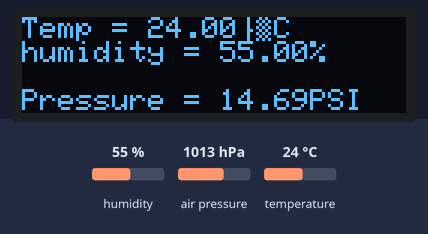
This sketch was run on a simulated Arduino Nano 33 BLE. Shown: 128×32 one-colour display. Inputs (shaded band) come from the test bench; at power-on: humidity 55 %, air pressure 1013 hPa, temperature 24 °C. What the sketch prints to the serial monitor is not drawn.

Above: at 7.2 s.
7.3 s: humidity set to 22 %
At 8.6 s:
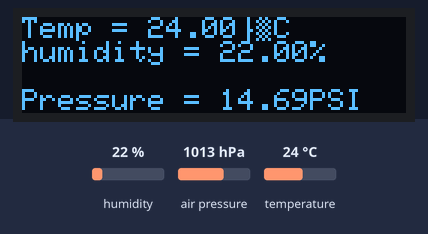
9.6 s: air pressure set to 952 hPa
At 11.3 s:
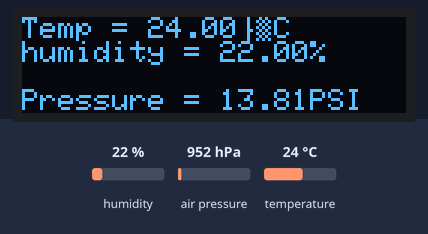
11.6 s: temperature set to 12 °C
At 13.1 s:
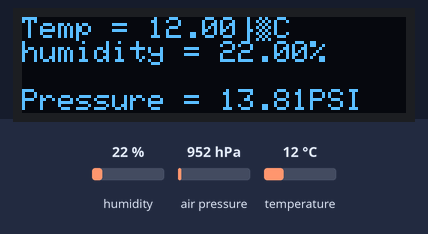
13.6 s: humidity set to 40 %
At 14.8 s:
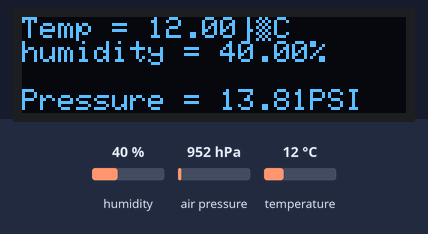
Timing chart, 0 to 16.6 s (numbered marks = the images above; inputs shaded):
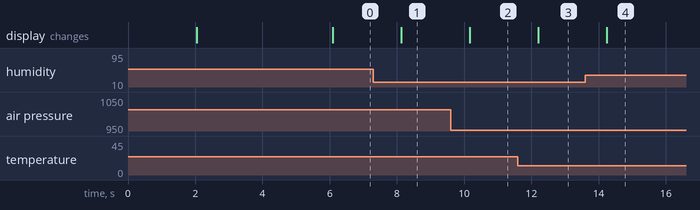

The sketch:

BLE33_1.ino
```cpp
/*
 * EnvironmentSensorTests.ino
 *
 * A simple comparision of several different enviroment sensors.
 * The DHT11 sensor uses the Timer class available in mbed OS
 * to get a timer with a greater precision than the default on
 * the Nano 33 BLE Sense.
 *
 */
#include <Wire.h>
#include <Arduino_HTS221.h>
#include <Arduino_LPS22HB.h>
#include <Adafruit_Sensor.h>
#define NO_ADAFRUIT_SSD1306_COLOR_COMPATIBILITY
#include <Adafruit_GFX.h>
#include <Adafruit_SSD1306.h>


// the OLED display
Adafruit_SSD1306 display(128, 32);
#define SCREEN_WIDTH 128
#define SCREEN_HEIGHT 32

//Adafruit_SSD1306 display(SCREEN_WIDTH, SCREEN_HEIGHT, &Wire, -1);

// 'logo_Analytics_Logo(1)', 128x32px
const unsigned char myBitmap [] PROGMEM = {
  0x00, 0x00, 0x00, 0x00, 0x00, 0x00, 0x00, 0x00, 0x00, 0x00, 0x00, 0x00, 0x00, 0x00, 0x00, 0x00,
  0x00, 0x00, 0x00, 0x00, 0x00, 0x00, 0x00, 0x00, 0x00, 0x00, 0x00, 0x00, 0x00, 0x00, 0x00, 0x00,
  0x00, 0x00, 0x00, 0x30, 0x00, 0x00, 0x00, 0x00, 0x00, 0x00, 0x00, 0x00, 0x00, 0x00, 0x00, 0x00,
  0x00, 0x00, 0x00, 0x7c, 0x00, 0x00, 0x00, 0x00, 0x00, 0x00, 0x00, 0x00, 0x00, 0x00, 0x00, 0x00,
  0x00, 0x00, 0x00, 0xfe, 0x00, 0x00, 0x00, 0x01, 0x00, 0x80, 0x00, 0x00, 0x00, 0x00, 0x00, 0x00,
  0x00, 0x00, 0x01, 0xff, 0x00, 0x00, 0x63, 0x03, 0x60, 0xc0, 0x00, 0x00, 0x00, 0x00, 0x00, 0x00,
  0x00, 0x00, 0x03, 0xff, 0x00, 0x00, 0x63, 0x03, 0x00, 0xc0, 0x00, 0x00, 0x00, 0x00, 0x00, 0x00,
  0x00, 0x00, 0x03, 0xcf, 0x80, 0x00, 0x66, 0x7b, 0x67, 0xd3, 0x78, 0x00, 0x00, 0x00, 0x00, 0x00,
  0x00, 0x00, 0x07, 0xc7, 0x80, 0x00, 0x36, 0x5b, 0x6f, 0xd3, 0x60, 0x00, 0x00, 0x00, 0x00, 0x00,
  0x00, 0x00, 0x07, 0x87, 0xc0, 0x00, 0x36, 0x7b, 0x6c, 0xd3, 0x70, 0x00, 0x00, 0x00, 0x00, 0x00,
  0x00, 0x00, 0x07, 0x83, 0xc0, 0x00, 0x3c, 0xfb, 0x6c, 0xdb, 0x38, 0x00, 0x00, 0x00, 0x00, 0x00,
  0x00, 0x00, 0x0f, 0x03, 0xc0, 0x00, 0x1c, 0xdb, 0x6f, 0xdf, 0x58, 0x00, 0x00, 0x00, 0x00, 0x00,
  0x00, 0x00, 0x0f, 0xbf, 0xc0, 0x00, 0x18, 0x7b, 0x67, 0x9f, 0x70, 0x00, 0x00, 0x00, 0x00, 0x00,
  0x00, 0x00, 0x0f, 0xff, 0xe0, 0x00, 0x00, 0x00, 0x00, 0x00, 0x00, 0x00, 0x00, 0x00, 0x00, 0x00,
  0x00, 0x00, 0x0f, 0xff, 0xe0, 0x00, 0x00, 0x00, 0x00, 0x00, 0x00, 0x00, 0x00, 0x00, 0x00, 0x00,
  0x00, 0x00, 0x1f, 0xff, 0xf8, 0x00, 0x00, 0x00, 0x00, 0x00, 0x00, 0x00, 0x00, 0x00, 0x00, 0x00,
  0x00, 0x00, 0x3f, 0x87, 0xfc, 0x00, 0x00, 0x00, 0x00, 0x00, 0x00, 0x00, 0x00, 0x00, 0x00, 0x00,
  0x00, 0x00, 0x7f, 0x83, 0xfe, 0x00, 0x00, 0x00, 0x00, 0x00, 0x00, 0x00, 0x00, 0x00, 0x00, 0x00,
  0x00, 0x00, 0xff, 0x87, 0xfe, 0x00, 0x00, 0x00, 0x00, 0x00, 0x00, 0x00, 0x00, 0x00, 0x00, 0x00,
  0x00, 0x01, 0xf7, 0xc7, 0x9f, 0x00, 0x00, 0x00, 0x04, 0x00, 0x20, 0x00, 0x00, 0x00, 0x00, 0x00,
  0x00, 0x01, 0xe3, 0xef, 0x8f, 0x00, 0x1c, 0x00, 0x06, 0x02, 0x20, 0x00, 0x00, 0x00, 0x00, 0x00,
  0x00, 0x03, 0xe3, 0xff, 0x07, 0x80, 0x1c, 0x00, 0x06, 0x07, 0x20, 0x00, 0x00, 0x00, 0x00, 0x00,
  0x00, 0x03, 0xc1, 0xff, 0x07, 0x80, 0x3c, 0x7d, 0xe7, 0x9f, 0xa7, 0xb8, 0x00, 0x00, 0x00, 0x00,
  0x00, 0x03, 0xc1, 0xfe, 0x07, 0xc0, 0x36, 0x6c, 0x36, 0xdf, 0x2e, 0x60, 0x00, 0x00, 0x00, 0x00,
  0x00, 0x03, 0xff, 0xff, 0xff, 0xc0, 0x3e, 0x4d, 0xf6, 0xf3, 0x3c, 0x38, 0x00, 0x00, 0x00, 0x00,
  0x00, 0x07, 0xff, 0xff, 0xff, 0xc0, 0x7e, 0xcd, 0xb6, 0xf3, 0x3c, 0x18, 0x00, 0x00, 0x00, 0x00,
  0x00, 0x03, 0xff, 0xff, 0xff, 0x80, 0x63, 0xcd, 0xf6, 0x73, 0xa7, 0xf8, 0x00, 0x00, 0x00, 0x00,
  0x00, 0x01, 0xff, 0x87, 0xfe, 0x00, 0x43, 0x4d, 0xe4, 0x63, 0xa7, 0x38, 0x00, 0x00, 0x00, 0x00,
  0x00, 0x00, 0x00, 0x00, 0x00, 0x00, 0x00, 0x00, 0x00, 0x60, 0x00, 0x00, 0x00, 0x00, 0x00, 0x00,
  0x00, 0x00, 0x00, 0x00, 0x00, 0x00, 0x00, 0x00, 0x00, 0x40, 0x00, 0x00, 0x00, 0x00, 0x00, 0x00,
  0x00, 0x00, 0x00, 0x00, 0x00, 0x00, 0x00, 0x00, 0x00, 0x00, 0x00, 0x00, 0x00, 0x00, 0x00, 0x00,
  0x00, 0x00, 0x00, 0x00, 0x00, 0x00, 0x00, 0x00, 0x00, 0x00, 0x00, 0x00, 0x00, 0x00, 0x00, 0x00
};

void setup() {
  Serial.begin(9600);

  if(!display.begin(SSD1306_SWITCHCAPVCC, 0x3C)) {
    Serial.println(F("SSD1306 allocation failed"));
    for(;;);
  }
  delay(2000); // Pause for 2 seconds

  // Clear the buffer.
  display.clearDisplay();

  // Draw bitmap on the screen
  display.drawBitmap(0, 0, myBitmap, 128, 32, 1);
  display.display();
  delay(4000);


  // put your setup code here, to run once:


  if (!HTS.begin()) {
    Serial.println("Error initializing HTS sensor\n");
    while (1);
  }
  if (!BARO.begin()) {
    Serial.println("Failed to initialize pressure sensor!");
    while (1);
  }

  if (!display.begin(SSD1306_SWITCHCAPVCC, 0x3C)) {
    Serial.println("Error initializing OLED display\n");
    while (1);
  }

  Serial.print("Clock = ");
  Serial.println(SystemCoreClock);
}

void loop() {
  float hts_temp, hts_humidity;

  hts_temp = HTS.readTemperature();
  hts_humidity = HTS.readHumidity();
  float pressure = BARO.readPressure(PSI);


  // HTS221 - on board on the Nano 33 BLE Sense
//  Serial.print("HTS temp = ");
//  Serial.print(hts_temp);
//  Serial.print(", humidity = ");
//  Serial.println(hts_humidity);

  display.clearDisplay();
  display.setTextColor(SSD1306_WHITE);
  display.setCursor(0, 0);
  display.print("Temp = ");
  display.print(hts_temp);
  display.print("°C");
  display.setCursor(0, 8);
  display.print("humidity = ");
  display.print(hts_humidity);
  display.print("%");
  display.setCursor(0, 24);
  display.print("Pressure = ");
  display.print(pressure);
  display.print("PSI");
  display.setCursor(0, 32);
  display.print("Pressure = ");
  display.print(pressure);
  display.print("PSI");
  display.display();

  delay(1000);
}
```

Measured:
- after the input at 7.3 s, the display: changes after 0.83 s (image 1)
- after the input at 9.6 s, the display: changes after 0.56 s (image 2)
- after the input at 11.6 s, the display: changes after 0.60 s (image 3)
- after the input at 13.6 s, the display: changes after 0.64 s (image 4)
